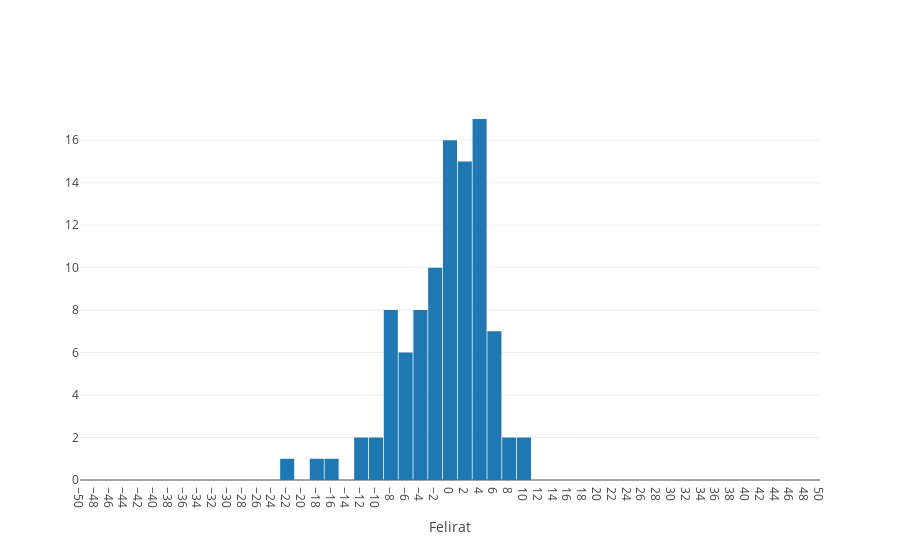

Write notebook code for a chart like this one.
### Markdown cell above
# Hiba

### Code cell
iplt(tk.calc_error(GRSA,rhoAA,CapacityA,refxlin*1e-6,ef(refxlin,params[0],params[1]),detailOn=False, runNb=36,runNbfrom=0))
